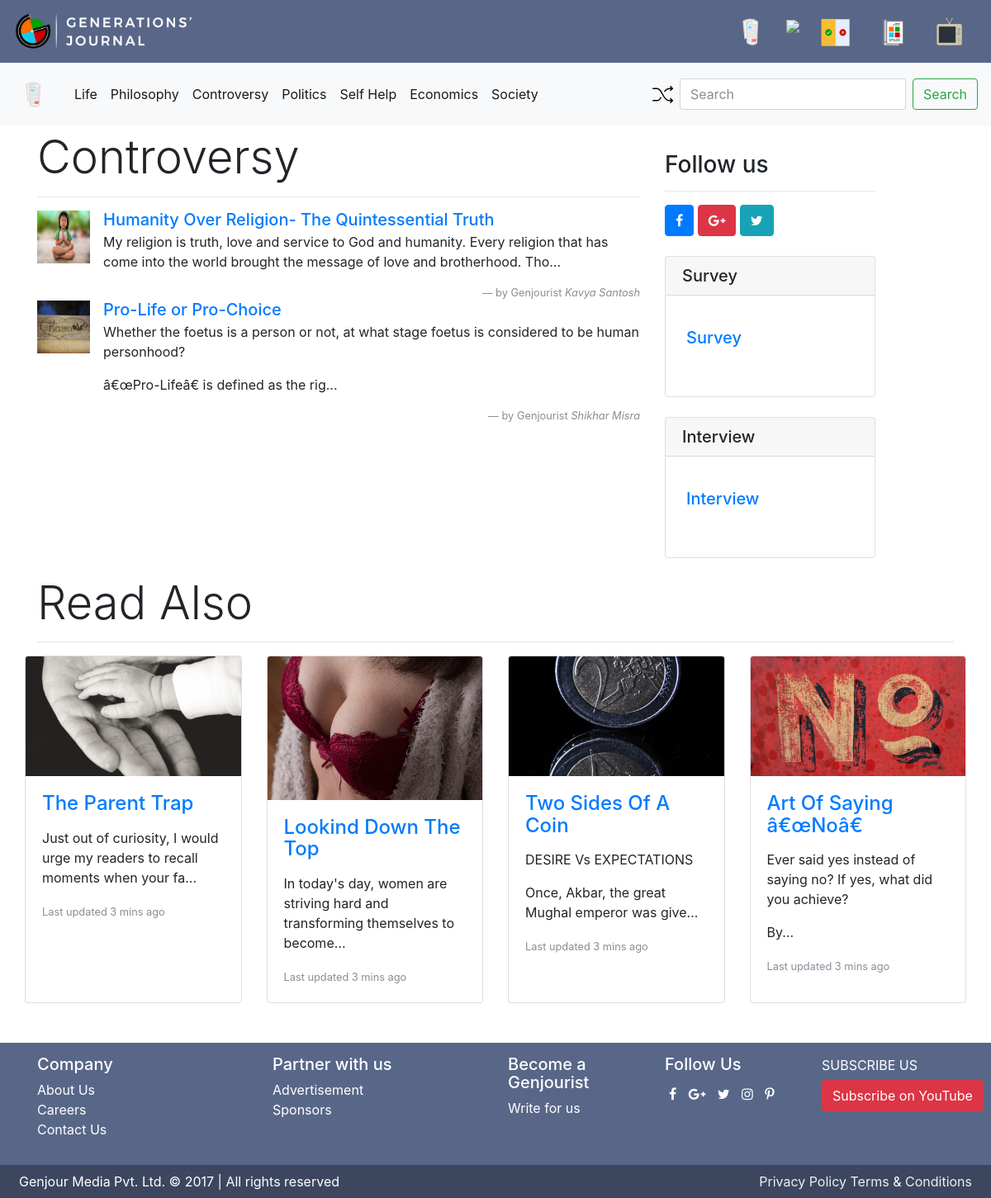
Page /category.php?category=Controversy on the committed database.
### tables this page shows
CREATE TABLE `categories` (
  `id` int(11) NOT NULL,
  `category_name` varchar(100) NOT NULL
);

CREATE TABLE `journals` (
  `post_id` bigint(20) UNSIGNED NOT NULL,
  `post_title` text NOT NULL,
  `post_category` text NOT NULL,
  `genjourist_name` text NOT NULL,
  `post_content` longtext NOT NULL,
  `post_tags` text NOT NULL,
  `post_counter` bigint(20) DEFAULT NULL,
  `post_date` datetime NOT NULL DEFAULT '0000-00-00 00:00:00',
  `post_url` mediumtext NOT NULL,
  `img_url` text NOT NULL
);

### category.php (the view)
<?php
	include('includes/routes.php');
	include('includes/header.php');
	include('includes/category-header.php');
	include('config/connect.php');
	$category = $_GET['category'];
	$category_query = "SELECT * FROM journals WHERE post_category = '$category';";
  	$category_sql = $conn->query($category_query);
  	$random = "SELECT * FROM journals WHERE NOT post_category= '$category' ORDER BY RAND() LIMIT 0,4;";
	$random_sql = $conn->query($random);
?>
<div class="container">
	<div class="row mt-2">
		<div class="col-md-8">
			<h4 class="display-4">
				<?php
				if(isset($_GET['category']))
				{
		      		echo $_GET['category'];
		      	}
				?>
			</h4>
			<hr>
			<ul class="list-unstyled">
		  		<?php
		  			while ($row = $category_sql->fetch_assoc()) {
		  		?>
				  <li class="media">
				    <img class="d-flex mr-3" src="<?php echo $row['img_url']; ?>" alt="Generic placeholder image" style="height: 64px;width: 64px">
				    <div class="media-body">
				      <h5 class="mt-0 mb-1"><a href="post.php?post_id=<?php echo $row['post_id']; ?>"><?php echo $row['post_title']; ?></a></h5>
				      <?php
				      	$body = $row['post_content'];
				      	echo substr($body, 0,155)."...";
				       ?>
			            <footer class="blockquote-footer text-right">by Genjourist <cite title="Source Title"><?php echo $row['genjourist_name']; ?></cite></footer>
				    </div>
				  </li>
		  		<?php
		  			}
		  		?>
			</ul>
		</div>
		<div class="col-md-3 ">
			<h3 class="mt-4">Follow us</h3>
			<hr>
				<a href="#"><button type="button" class="btn btn-primary"><i class="fa fa-facebook " aria-hidden="true"></i></button></a>
				<a href="#"><button type="button" class="btn btn-danger"><i class="fa fa-google-plus  " aria-hidden="true"></i></button></a>
				<a href="#"><button type="button" class="btn btn-info"><i class="fa fa-twitter" aria-hidden="true"></i></button></a>
						<div class="card my-4">
	            <h5 class="card-header">Survey</h5>
	            <div class="card-body">
	              <div class="row">
		            <div class="card-body">
		            	<ul class="list-unstyled">
		            		<li class="media">
						    <div class="media-body">
						      <h5 class="mt-0 mb-1"><a href="#"> Survey</a></h5>
						    </div>
						  </li>
						</ul>
		            </div>
	              </div>
	            </div>
	          </div>
	          <div class="card my-4">
	            <h5 class="card-header">Interview</h5>
	            <div class="card-body">
	              <div class="row">
		            <div class="card-body">
		            	<ul class="list-unstyled">
		            		<li class="media">
						    <div class="media-body">
						      <h5 class="mt-0 mb-1"><a href="#"> Interview</a></h5>
						    </div>
						  </li>
						</ul>
		            </div>
	              </div>
	            </div>
	          </div>
		</div>
	</div>
	<div class="row mb-5">
		  <div class="col">
		  	<h4 class="display-4">Read Also</h4>
		  	<hr>
		  	<div class="row">
				<div class="card-deck">
				<?php
			   	 while($row = $random_sql->fetch_assoc()){
			   ?>
				  <div class="card">
				    <img class="card-img-top" src="<?php echo $row['img_url']?>" alt="Card image cap">
				    <div class="card-body">
				      <h4 class="card-title"><a href="post.php?post_id=<?php echo $row['post_id']; ?>"> <?php echo $row['post_title']; ?></a></h4>
				      <p class="card-text">
				      	<?php
				      		$body = $row['post_content'];
				      		echo substr($body, 0,80)."...";
				      	?>
				      </p>
				      <p class="card-text"><small class="text-muted">Last updated 3 mins ago</small></p>
				    </div>
				  </div>
				  <?php
				  	}
				  ?>
				</div>
		  	</div>
		  </div>
	</div>
</div>
    <?php
    	include('includes/footer.php');
    ?>

### includes/category-header.php (shortened to what this page needs)
<?php
  include('config/connect.php');
  $query = "SELECT * FROM categories";
  $categories =  $conn->query($query);
  $shuffle = "SELECT post_id from journals ORDER BY RAND() LIMIT 1";
  $shuffle_sql = $conn->query($shuffle);
  while ($row = $shuffle_sql->fetch_assoc()) {
    $post_id = $row['post_id'];
  }
?>
<nav class="navbar navbar-expand-lg navbar-light bg-light">
            <a class="navbar-brand" href="journal.php">
                <img src="img/icon/header-icons/journal-hover.svg" width="50" height="50" alt="">
            </a>
  <div class="collapse navbar-collapse" id="navbarTogglerDemo03">
    <ul class="navbar-nav mr-auto mt-2 mt-lg-0">
            <?php
              while($row = $categories ->fetch_assoc()){
            ?>
              <li class="nav-item active">
                <a class="nav-link" href="category.php?category=<?php echo $row["category_name"]; ?>"><?php echo $row["category_name"]; ?></a>
              </li>
              <?php }
              ?>
    </ul>
            <ul class="navbar-nav flex-row ml-md-auto d-none d-md-flex">
          <li class="nav-item">
              <a class="nav-link p-2" href="post.php?post_id=<?php echo $post_id; ?>">
              <img src="img/svg/nav-icons/shuffle-arrows.svg " width="25" height="25" alt="">
              </a>
            </li>
          </ul>
    <form class="form-inline my-2 my-lg-0" method="post">
      <input class="form-control mr-sm-2" type="text" placeholder="Search" aria-label="Search">
      <button class="btn btn-outline-success my-2 my-sm-0" type="submit">Search</button>
    </form>
  </div>
</nav>

### css/header.css (style rules this page uses)
.navbar { background-color: #586788; }

### rows in the picture
categories: category_name "Life"
categories: category_name "Philosophy"
categories: category_name "Controversy"
categories: category_name "Politics"
categories: category_name "Self Help"
categories: category_name "Economics"
categories: category_name "Society"
journals: img_url (picture), post_title "Humanity Over Religion- The Quintessential Truth", post_content "My religion is truth, love and service to God and humanity. Every religion that has come into the world brought the message of love and brotherhood. Tho", genjourist_name "Kavya Santosh"
journals: img_url (picture), post_title "Pro-Life or Pro-Choice", post_content "Whether the foetus is a person or not, at what stage foetus is considered to be human personhood? â€œPro-Lifeâ€ is defined as the rig", genjourist_name "Shikhar Misra"
journals: img_url (picture), post_title "The Parent Trap", post_content "Just out of curiosity, I would urge my readers to recall moments when your fa"
journals: img_url (picture), post_title "Lookind Down The Top", post_content "In today's day, women are striving hard and transforming themselves to become"
journals: img_url (picture), post_title "Two Sides Of A Coin", post_content "DESIRE Vs EXPECTATIONS Once, Akbar, the great Mughal emperor was give"
journals: img_url (picture), post_title "Art Of Saying â€œNoâ€", post_content "Ever said yes instead of saying no? If yes, what did you achieve? By"

### other values in the picture
$_GET['category'] "Controversy"
